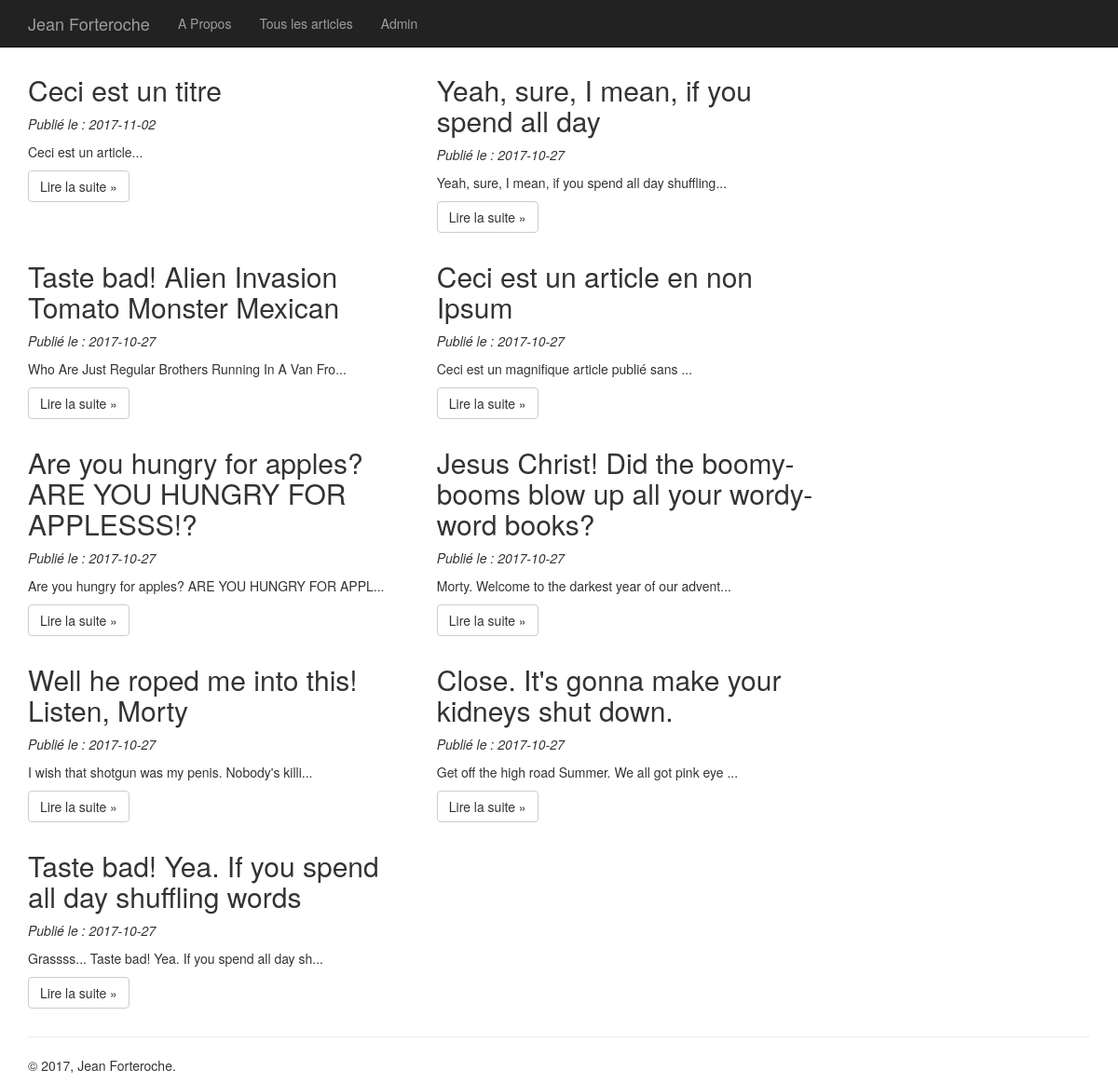
Page /index.php?p=all on the committed database.
### tables this page shows
CREATE TABLE `articles` (
  `id` int(11) NOT NULL,
  `etat` int(11) NOT NULL DEFAULT '1',
  `titre` varchar(255) NOT NULL,
  `contenu` text NOT NULL,
  `dateAjout` date NOT NULL,
  `auteur` int(11) NOT NULL DEFAULT '1',
  `dateModif` date DEFAULT NULL
);

### core/Table/Table.php (called while the page is built, shortened)
<?php
class Table
{
  protected $db;
  public function __construct(\Core\Database\Database $db)
    {
      $this->db = $db;
    }
   public function query($statement, $attributes = null, $one = false)
   {
     if ($attributes)
     {
       return $this->db->prepare($statement, $attributes, str_replace('Table', 'Entity', get_class($this)), $one);
     }
     else
     {
      return $this->db->query($statement, str_replace('Table', 'Entity', get_class($this)), $one);
     }
   }
}
 ?>

### core/Database/MysqlDatabase.php (called while the page is built, shortened)
<?php
class MysqlDatabase extends Database
{
  private $db_name,
          $db_user,
          $db_pass,
          $db_host,
          $pdo;
  private function getPDO()
  {
    if ($this->pdo === null)
    {
      $pdo = new PDO('mysql:dbname=projet3;host=localhost', 'root', '');
      $pdo->setAttribute(PDO::ATTR_ERRMODE, PDO::ERRMODE_EXCEPTION);
      $this->pdo = $pdo;
    }
    return $this->pdo;
  }
  public function query($statement, $class_name = null, $one = false)
  {
    $req = $this->getPDO()->query($statement);
    if (is_null($class_name))
    {
      $req->setFetchMode(PDO::FETCH_OBJ);
    }
    else
    {
     $req->setFetchMode(PDO::FETCH_CLASS, $class_name);
    }
    if ($one)
    {
      $datas = $req->fetch();
    }
    else
    {
      $datas = $req->fetchAll();
    }
    return $datas;
  }
}
 ?>

### app/Table/ArticleTable.php (called while the page is built, shortened)
<?php
class ArticleTable extends Table
{
   public function all()
   {
     return $this->query("SELECT * FROM articles WHERE etat = 1 ORDER BY id DESC ");
   }
}
 ?>

### app/Controller/ArticlesController.php (called while the page is built, shortened)
<?php
class ArticlesController extends AppController
{
  public function all()
  {
    $all = $this->Article->all();
    $this->render('articles.all', compact('all'));
  }
}
 ?>

### app/Autoloader.php (called while the page is built, shortened)
<?php
class Autoloader
{
  static function autoload($class)
  {
    if (strpos($class, __NAMESPACE__ . '\\') === 0)
    {
      $class = str_replace(__NAMESPACE__ . '\\', '', $class);
      $class = str_replace('\\', '/', $class);
    }
  }
}
 ?>

### core/Autoloader.php (called while the page is built, shortened)
<?php
class Autoloader
{
  static function autoload($class)
  {
    if (strpos($class, __NAMESPACE__ . '\\') === 0)
    {
      $class = str_replace(__NAMESPACE__ . '\\', '', $class);
      $class = str_replace('\\', '/', $class);
    }
  }
}
 ?>

### core/Controller/Controller.php (called while the page is built, shortened)
<?php
class Controller
{
  protected $viewPath;
  protected $template;
  protected function render($view, $variables = [])
  {
    extract($variables);
    require($this->viewPath . str_replace('.', '/', $view) . '.php');
    $content = ob_get_clean();
    require($this->viewPath . 'templates/' . $this->template . '.php');
  }
}
 ?>

### core/Entity/Entity.php (called while the page is built, shortened)
<?php
class Entity
{
  public function __get($key)
  {
    $function = 'get' . ucfirst($key);
    $this->$key = $this->$function();
    return $this->$key;
  }
}
 ?>

### app/Views/articles/all.php (the view)
<?php foreach ($all as $post): ?>
  <div class= "col-lg-6">
  <h2><?= $post->titre; ?></a></h2>
  <em>Publié le : <?= $post->dateAjout; ?></em>
  <p> <?= $post->extrait; ?></p>
  <p><a class="btn btn-default" href="<?= $post->Url ?>" role="button">Lire la suite &raquo;</a></p>
  </div>
<?php endforeach; ?>

### app/Entity/ArticleEntity.php (shortened to what this page needs)
<?php
class ArticleEntity extends \Core\Entity\Entity
{
  public function getUrl()
  {
    return 'index.php?p=article&id=' . $this->id;
  }
  public function getExtrait()
  {
    $var = strip_tags($this->contenu);
    return '<p>' .  substr($var, 0, 50) . '... </p>';
  }
}
 ?>

### public/index.php (shortened to what this page needs)
<?php
if (isset($_GET['p']))
{
  $page = $_GET['p'];
}
else
{
  $page = 'home';
}
switch ($page)
{
   case 'all':
   $controller = new \App\Controller\ArticlesController;
   $controller->all();
   break;
}

### app/Views/templates/allarticles.php (shortened to what this page needs)
<!DOCTYPE html>
<html lang="fr">
  <head>
    <link href="https://maxcdn.bootstrapcdn.com/bootstrap/3.3.7/css/bootstrap.min.css" rel="stylesheet">
  </head>
  <body>
    <nav class="navbar navbar-inverse navbar-fixed-top">
      <div class="container">
        <div class="navbar-header">
          <a class="navbar-brand" href="/index.php">Jean Forteroche</a>
        </div>
        <div id="navbar" class="collapse navbar-collapse">
          <ul class="nav navbar-nav">
            <li><a href="/index.php?p=about">A Propos</a></li>
            <li><a href="/index.php?p=all">Tous les articles</a></li>
            <li><a href="/index.php?p=admin.index">Admin</a></li>
          </ul>
        </div>
      </div>
    </nav>
    <div class="container">
      <div class="row row-offcanvas row-offcanvas-right">
        <div class="col-xs-12 col-sm-9">
          <div class="row">
            <?= $content; ?>
          </div>
        </div>
      </div>
      <hr>
      <footer>
        <p>&copy; <?= date("Y"); ?>, Jean Forteroche.</p>
      </footer>
    </div>
  </body>
</html>

### app/Views/templates/allarticles.php (style rules this page uses)
body { padding-top: 60px; }

### rows in the picture
articles: titre "Ceci est un titre", dateAjout "2017-11-02", contenu "Ceci est un article"
articles: titre "Yeah, sure, I mean, if you spend all day", dateAjout "2017-10-27", contenu "Yeah, sure, I mean, if you spend all day shuffling"
articles: titre "Taste bad! Alien Invasion Tomato Monster Mexican", dateAjout "2017-10-27", contenu "Who Are Just Regular Brothers Running In A Van Fro"
articles: titre "Ceci est un article en non Ipsum", dateAjout "2017-10-27", contenu "Ceci est un magnifique article publié sans"
articles: titre "Are you hungry for apples? ARE YOU HUNGRY FOR APPLESSS!?", dateAjout "2017-10-27", contenu "Are you hungry for apples? ARE YOU HUNGRY FOR APPL"
articles: titre "Jesus Christ! Did the boomy-booms blow up all your wordy-word books?", dateAjout "2017-10-27", contenu "Morty. Welcome to the darkest year of our advent"
articles: titre "Well he roped me into this! Listen, Morty", dateAjout "2017-10-27", contenu "I wish that shotgun was my penis. Nobody's killi"
articles: titre "Close. It's gonna make your kidneys shut down.", dateAjout "2017-10-27", contenu "Get off the high road Summer. We all got pink eye"
articles: titre "Taste bad! Yea. If you spend all day shuffling words", dateAjout "2017-10-27", contenu "Grassss... Taste bad! Yea. If you spend all day sh"
